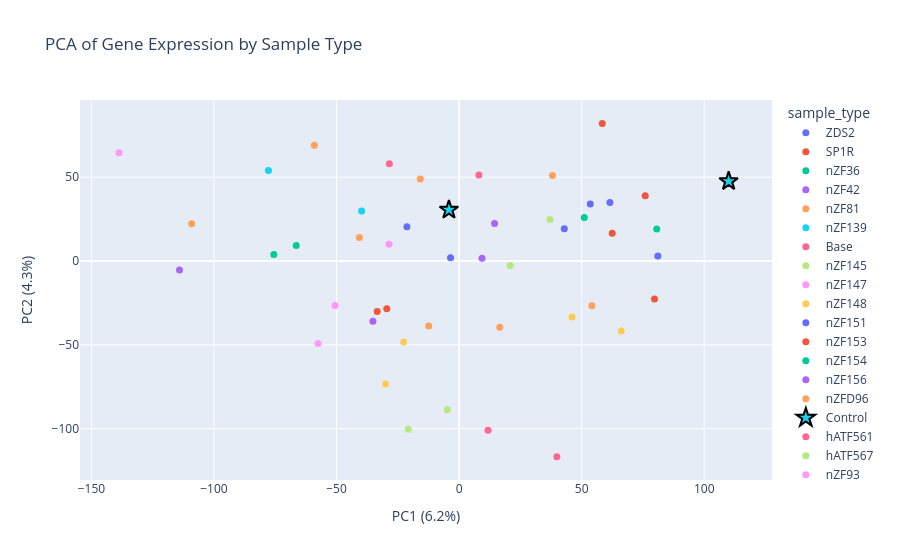

This figure's notebook cell:
### Code cell
# Build plot dataframe
pca_df = pd.DataFrame(pcs, columns=['PC1', 'PC2'], index=clean_data.index)
pca_df['sample_type'] = clean_data['sample_type'].values

fig = px.scatter(
    pca_df,
    x='PC1', y='PC2',
    color='sample_type',
    hover_name=pca_df.index,
    labels={
        'PC1': f'PC1 ({pca.explained_variance_ratio_[0]:.1%})',
        'PC2': f'PC2 ({pca.explained_variance_ratio_[1]:.1%})',
    },
    title='PCA of Gene Expression by Sample Type',
)

# Control traces: large star with black border; all others: small circle
fig.for_each_trace(
    lambda t: t.update(marker_size=14, marker_symbol='star', marker_line_width=2, marker_line_color='black')
    if t.name == 'Control' else t.update(marker_size=7)
)

fig.show()

### Figure 1 — Plotly figure (JSON) as saved in the notebook; plotly's stock layout.template omitted (floating-point values rounded to 4 significant figures)
{"data": [{"hovertemplate": "<b>%{hovertext}</b><br><br>sample_type=ZDS2<br>PC1 (6.2%)=%{x}<br>PC2 (4.3%)=%{y}<extra></extra>", "hovertext": ["ZDS2_1_2_cpm", "ZDS2_1_2_cpm.1"], "legendgroup": "ZDS2", "marker": {"color": "#636efa", "size": 7, "symbol": "circle"}, "mode": "markers", "name": "ZDS2", "orientation": "v", "showlegend": true, "type": "scatter", "x": [81.09, 42.92], "xaxis": "x", "y": [2.983, 19.19], "yaxis": "y"}, {"hovertemplate": "<b>%{hovertext}</b><br><br>sample_type=SP1R<br>PC1 (6.2%)=%{x}<br>PC2 (4.3%)=%{y}<extra></extra>", "hovertext": ["SP1R_1_cpm", "SP1R_2_cpm"], "legendgroup": "SP1R", "marker": {"color": "#EF553B", "size": 7, "symbol": "circle"}, "mode": "markers", "name": "SP1R", "orientation": "v", "showlegend": true, "type": "scatter", "x": [62.47, 79.72], "xaxis": "x", "y": [16.59, -22.65], "yaxis": "y"}, {"hovertemplate": "<b>%{hovertext}</b><br><br>sample_type=nZF36<br>PC1 (6.2%)=%{x}<br>PC2 (4.3%)=%{y}<extra></extra>", "hovertext": ["nZF36_1_cpm", "nZF36_2_cpm"], "legendgroup": "nZF36", "marker": {"color": "#00cc96", "size": 7, "symbol": "circle"}, "mode": "markers", "name": "nZF36", "orientation": "v", "showlegend": true, "type": "scatter", "x": [51.09, 80.63], "xaxis": "x", "y": [25.96, 19.1], "yaxis": "y"}, {"hovertemplate": "<b>%{hovertext}</b><br><br>sample_type=nZF42<br>PC1 (6.2%)=%{x}<br>PC2 (4.3%)=%{y}<extra></extra>", "hovertext": ["nZF42_1_cpm", "nZF42_2_cpm"], "legendgroup": "nZF42", "marker": {"color": "#ab63fa", "size": 7, "symbol": "circle"}, "mode": "markers", "name": "nZF42", "orientation": "v", "showlegend": true, "type": "scatter", "x": [14.47, 9.367], "xaxis": "x", "y": [22.33, 1.619], "yaxis": "y"}, {"hovertemplate": "<b>%{hovertext}</b><br><br>sample_type=nZF81<br>PC1 (6.2%)=%{x}<br>PC2 (4.3%)=%{y}<extra></extra>", "hovertext": ["nZF81_1_cpm", "nZF81_2_cpm"], "legendgroup": "nZF81", "marker": {"color": "#FFA15A", "size": 7, "symbol": "circle"}, "mode": "markers", "name": "nZF81", "orientation": "v", "showlegend": true, "type": "scatter", "x": [-59.05, 38.1], "xaxis": "x", "y": [69.11, 51.06], "yaxis": "y"}, {"hovertemplate": "<b>%{hovertext}</b><br><br>sample_type=nZF139<br>PC1 (6.2%)=%{x}<br>PC2 (4.3%)=%{y}<extra></extra>", "hovertext": ["nZF139_1_cpm", "nZF139_2_cpm"], "legendgroup": "nZF139", "marker": {"color": "#19d3f3", "size": 7, "symbol": "circle"}, "mode": "markers", "name": "nZF139", "orientation": "v", "showlegend": true, "type": "scatter", "x": [-39.75, -77.78], "xaxis": "x", "y": [29.79, 53.96], "yaxis": "y"}, {"hovertemplate": "<b>%{hovertext}</b><br><br>sample_type=Base<br>PC1 (6.2%)=%{x}<br>PC2 (4.3%)=%{y}<extra></extra>", "hovertext": ["Base_1_cpm", "Base_2_cpm"], "legendgroup": "Base", "marker": {"color": "#FF6692", "size": 7, "symbol": "circle"}, "mode": "markers", "name": "Base", "orientation": "v", "showlegend": true, "type": "scatter", "x": [-28.46, 8.061], "xaxis": "x", "y": [58.0, 51.33], "yaxis": "y"}, {"hovertemplate": "<b>%{hovertext}</b><br><br>sample_type=nZF145<br>PC1 (6.2%)=%{x}<br>PC2 (4.3%)=%{y}<extra></extra>", "hovertext": ["nZF145_1_cpm", "nZF145_2_cpm"], "legendgroup": "nZF145", "marker": {"color": "#B6E880", "size": 7, "symbol": "circle"}, "mode": "markers", "name": "nZF145", "orientation": "v", "showlegend": true, "type": "scatter", "x": [20.82, 37.06], "xaxis": "x", "y": [-2.687, 24.8], "yaxis": "y"}, {"hovertemplate": "<b>%{hovertext}</b><br><br>sample_type=nZF147<br>PC1 (6.2%)=%{x}<br>PC2 (4.3%)=%{y}<extra></extra>", "hovertext": ["nZF147_1_cpm", "nZF147_2_cpm"], "legendgroup": "nZF147", "marker": {"color": "#FF97FF", "size": 7, "symbol": "circle"}, "mode": "markers", "name": "nZF147", "orientation": "v", "showlegend": true, "type": "scatter", "x": [-28.62, -138.8], "xaxis": "x", "y": [10.08, 64.54], "yaxis": "y"}, {"hovertemplate": "<b>%{hovertext}</b><br><br>sample_type=nZF148<br>PC1 (6.2%)=%{x}<br>PC2 (4.3%)=%{y}<extra></extra>", "hovertext": ["nZF148_1_cpm", "nZF148_2_cpm"], "legendgroup": "nZF148", "marker": {"color": "#FECB52", "size": 7, "symbol": "circle"}, "mode": "markers", "name": "nZF148", "orientation": "v", "showlegend": true, "type": "scatter", "x": [66.12, 46.08], "xaxis": "x", "y": [-41.8, -33.43], "yaxis": "y"}, {"hovertemplate": "<b>%{hovertext}</b><br><br>sample_type=nZF151<br>PC1 (6.2%)=%{x}<br>PC2 (4.3%)=%{y}<extra></extra>", "hovertext": ["nZF151_1_cpm", "nZF151_2_cpm"], "legendgroup": "nZF151", "marker": {"color": "#636efa", "size": 7, "symbol": "circle"}, "mode": "markers", "name": "nZF151", "orientation": "v", "showlegend": true, "type": "scatter", "x": [-21.28, -3.494], "xaxis": "x", "y": [20.43, 2.02], "yaxis": "y"}, {"hovertemplate": "<b>%{hovertext}</b><br><br>sample_type=nZF153<br>PC1 (6.2%)=%{x}<br>PC2 (4.3%)=%{y}<extra></extra>", "hovertext": ["nZF153_1_cpm", "nZF153_2_cpm"], "legendgroup": "nZF153", "marker": {"color": "#EF553B", "size": 7, "symbol": "circle"}, "mode": "markers", "name": "nZF153", "orientation": "v", "showlegend": true, "type": "scatter", "x": [-29.51, -33.41], "xaxis": "x", "y": [-28.48, -30.06], "yaxis": "y"}, {"hovertemplate": "<b>%{hovertext}</b><br><br>sample_type=nZF154<br>PC1 (6.2%)=%{x}<br>PC2 (4.3%)=%{y}<extra></extra>", "hovertext": ["nZF154_1_cpm", "nZF154_2_cpm"], "legendgroup": "nZF154", "marker": {"color": "#00cc96", "size": 7, "symbol": "circle"}, "mode": "markers", "name": "nZF154", "orientation": "v", "showlegend": true, "type": "scatter", "x": [-75.57, -66.44], "xaxis": "x", "y": [3.831, 9.236], "yaxis": "y"}, {"hovertemplate": "<b>%{hovertext}</b><br><br>sample_type=nZF156<br>PC1 (6.2%)=%{x}<br>PC2 (4.3%)=%{y}<extra></extra>", "hovertext": ["nZF156_1_cpm", "nZF156_2_cpm"], "legendgroup": "nZF156", "marker": {"color": "#ab63fa", "size": 7, "symbol": "circle"}, "mode": "markers", "name": "nZF156", "orientation": "v", "showlegend": true, "type": "scatter", "x": [-114.1, -35.16], "xaxis": "x", "y": [-5.316, -35.89], "yaxis": "y"}, {"hovertemplate": "<b>%{hovertext}</b><br><br>sample_type=nZFD96<br>PC1 (6.2%)=%{x}<br>PC2 (4.3%)=%{y}<extra></extra>", "hovertext": ["nZFD96_1_1_cpm", "nZFD96_1_2_cpm", "nZFD96_2_1_cpm", "nZFD96_2_2_cpm", "nZFD96_3_1_cpm", "nZFD96_3_2_cpm"], "legendgroup": "nZFD96", "marker": {"color": "#FFA15A", "size": 7, "symbol": "circle"}, "mode": "markers", "name": "nZFD96", "orientation": "v", "showlegend": true, "type": "scatter", "x": [-12.39, 16.61, 54.18, -40.69, -15.83, -109.1], "xaxis": "x", "y": [-38.74, -39.55, -26.72, 14.1, 48.99, 22.25], "yaxis": "y"}, {"hovertemplate": "<b>%{hovertext}</b><br><br>sample_type=Control<br>PC1 (6.2%)=%{x}<br>PC2 (4.3%)=%{y}<extra></extra>", "hovertext": ["Control_1(HSR6)", "Control_2(HSR6)"], "legendgroup": "Control", "marker": {"color": "#19d3f3", "line": {"color": "black", "width": 2}, "size": 14, "symbol": "star"}, "mode": "markers", "name": "Control", "orientation": "v", "showlegend": true, "type": "scatter", "x": [-4.147, 110.0], "xaxis": "x", "y": [30.53, 47.59], "yaxis": "y"}, {"hovertemplate": "<b>%{hovertext}</b><br><br>sample_type=hATF561<br>PC1 (6.2%)=%{x}<br>PC2 (4.3%)=%{y}<extra></extra>", "hovertext": ["hATF561_1_cpm", "hATF561_2_cpm"], "legendgroup": "hATF561", "marker": {"color": "#FF6692", "size": 7, "symbol": "circle"}, "mode": "markers", "name": "hATF561", "orientation": "v", "showlegend": true, "type": "scatter", "x": [11.81, 39.87], "xaxis": "x", "y": [-100.9, -116.7], "yaxis": "y"}, {"hovertemplate": "<b>%{hovertext}</b><br><br>sample_type=hATF567<br>PC1 (6.2%)=%{x}<br>PC2 (4.3%)=%{y}<extra></extra>", "hovertext": ["hATF567_1_cpm", "hATF567_2_cpm"], "legendgroup": "hATF567", "marker": {"color": "#B6E880", "size": 7, "symbol": "circle"}, "mode": "markers", "name": "hATF567", "orientation": "v", "showlegend": true, "type": "scatter", "x": [-20.74, -4.783], "xaxis": "x", "y": [-100.3, -88.69], "yaxis": "y"}, {"hovertemplate": "<b>%{hovertext}</b><br><br>sample_type=nZF93<br>PC1 (6.2%)=%{x}<br>PC2 (4.3%)=%{y}<extra></extra>", "hovertext": ["nZF93_1_cpm", "nZF93_2_cpm"], "legendgroup": "nZF93", "marker": {"color": "#FF97FF", "size": 7, "symbol": "circle"}, "mode": "markers", "name": "nZF93", "orientation": "v", "showlegend": true, "type": "scatter", "x": [-57.53, -50.63], "xaxis": "x", "y": [-49.25, -26.56], "yaxis": "y"}, {"hovertemplate": "<b>%{hovertext}</b><br><br>sample_type=nZF105<br>PC1 (6.2%)=%{x}<br>PC2 (4.3%)=%{y}<extra></extra>", "hovertext": ["nZF105_1_cpm", "nZF105_2_cpm"], "legendgroup": "nZF105", "marker": {"color": "#FECB52", "size": 7, "symbol": "circle"}, "mode": "markers", "name": "nZF105", "orientation": "v", "showlegend": true, "type": "scatter", "x": [-30.0, -22.62], "xaxis": "x", "y": [-73.41, -48.36], "yaxis": "y"}, {"hovertemplate": "<b>%{hovertext}</b><br><br>sample_type=hATF555R<br>PC1 (6.2%)=%{x}<br>PC2 (4.3%)=%{y}<extra></extra>", "hovertext": ["hATF555R_1_cpm", "hATF555R_2_cpm"], "legendgroup": "hATF555R", "marker": {"color": "#636efa", "size": 7, "symbol": "circle"}, "mode": "markers", "name": "hATF555R", "orientation": "v", "showlegend": true, "type": "scatter", "x": [53.52, 61.53], "xaxis": "x", "y": [34.06, 34.96], "yaxis": "y"}, {"hovertemplate": "<b>%{hovertext}</b><br><br>sample_type=hATF555Q<br>PC1 (6.2%)=%{x}<br>PC2 (4.3%)=%{y}<extra></extra>", "hovertext": ["hATF555Q_1_cpm", "hATF555Q_2_cpm"], "legendgroup": "hATF555Q", "marker": {"color": "#EF553B", "size": 7, "symbol": "circle"}, "mode": "markers", "name": "hATF555Q", "orientation": "v", "showlegend": true, "type": "scatter", "x": [75.93, 58.4], "xaxis": "x", "y": [38.95, 82.1], "yaxis": "y"}], "layout": {"legend": {"title": {"text": "sample_type"}, "tracegroupgap": 0}, "title": {"text": "PCA of Gene Expression by Sample Type"}, "xaxis": {"anchor": "y", "domain": [0, 1], "title": {"text": "PC1 (6.2%)"}}, "yaxis": {"anchor": "x", "domain": [0, 1], "title": {"text": "PC2 (4.3%)"}}}}
